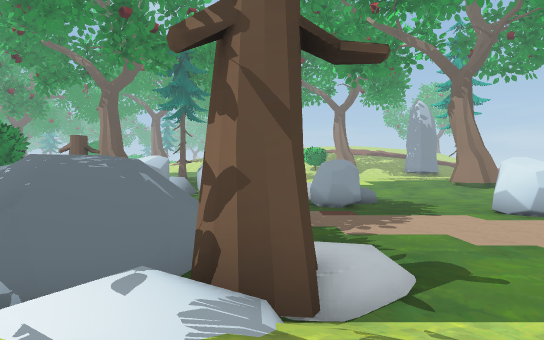
View 1 (above)

24 first-person views from a walk through a scene from a Unity 3-D project. The camera is 1.3 m above the floor, looks level and sees 75° across. The floor is counted in squares, 2 m on a side. Each view is taken from the middle of a square. On the plan, view 1 faces up. The plan holds only what a view shows up to about 10 squares ahead; the rest is blank. The place goes on beyond the plan. The player character is not drawn. Some surface patterns are stand-ins.

View 2
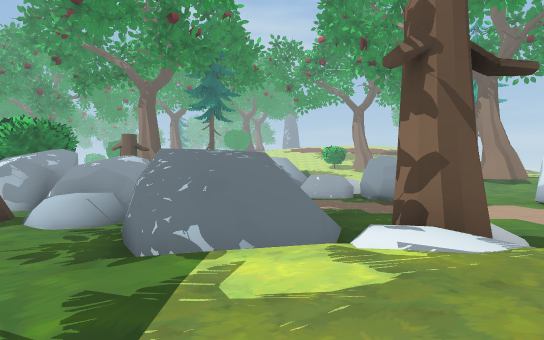

View 3
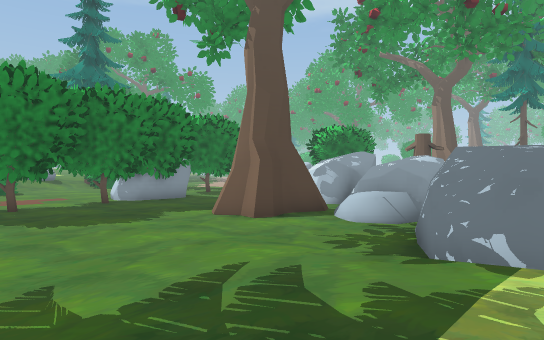

View 4
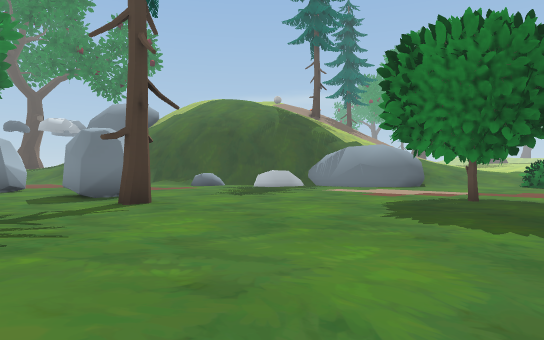

View 5
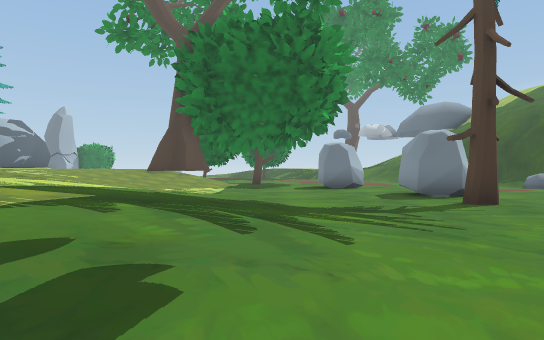

View 6
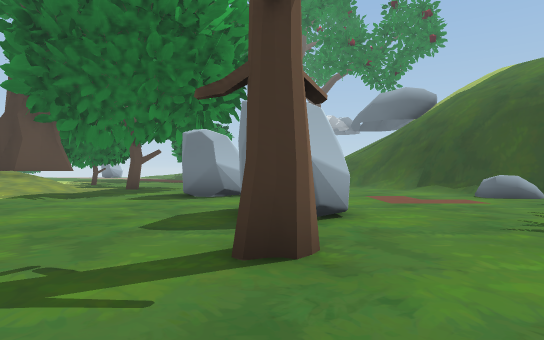

View 7
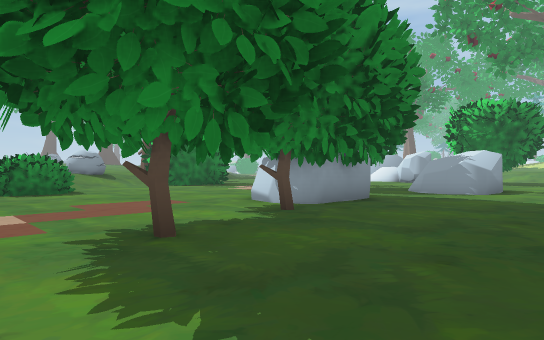

View 8
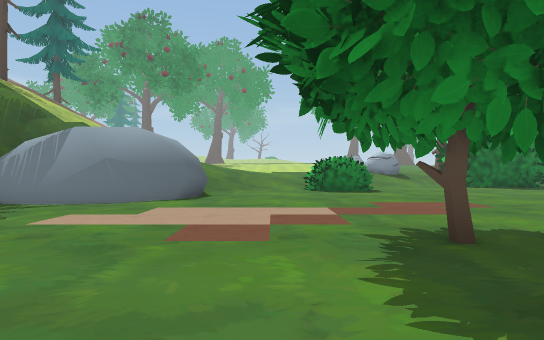

View 9
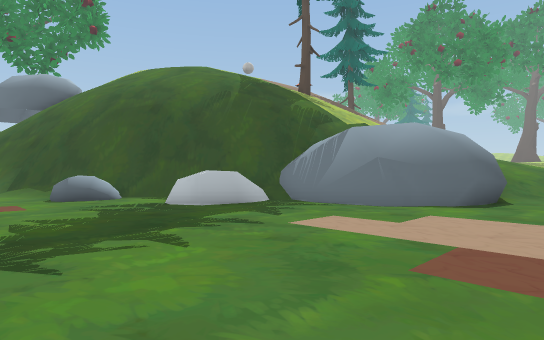

View 10
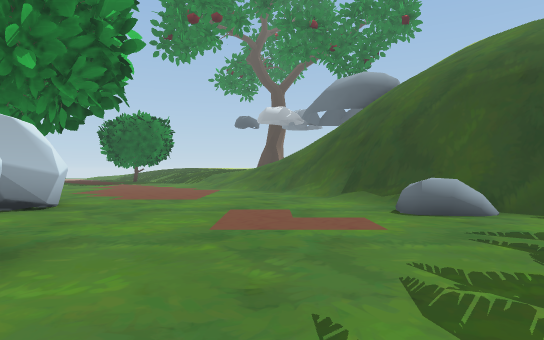

View 11
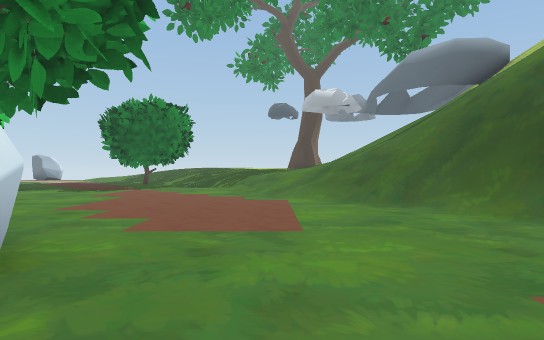

View 12
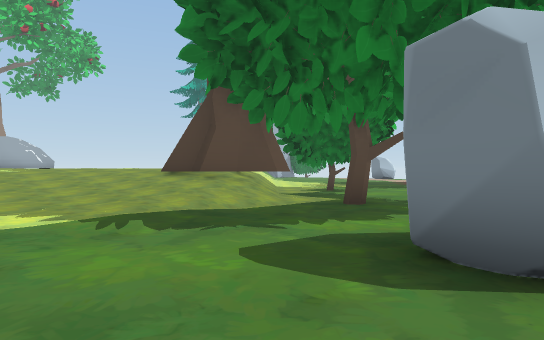

View 13
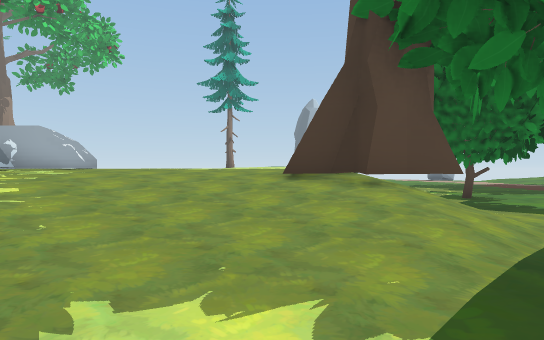

View 14
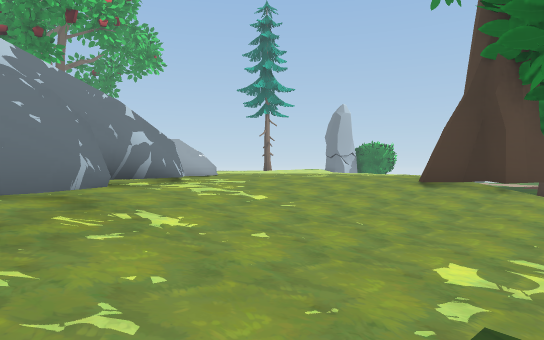

View 15
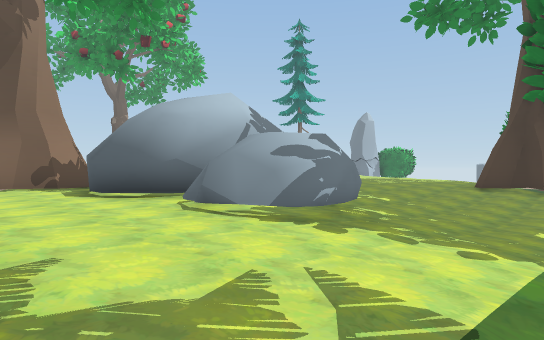

View 16
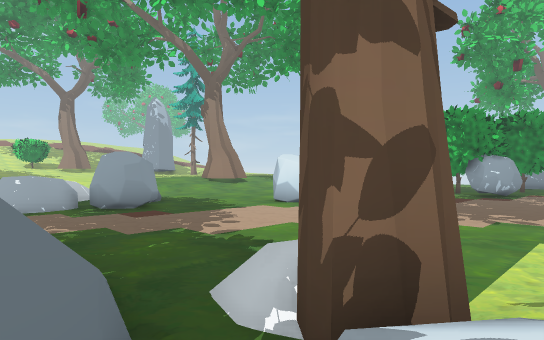

View 17
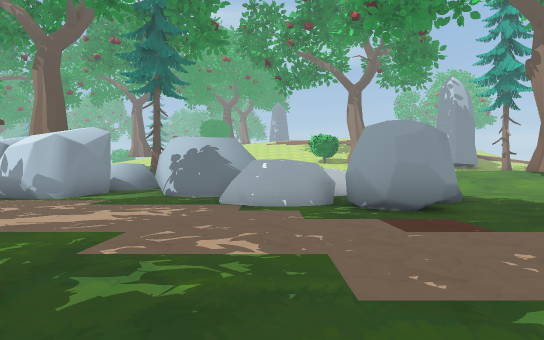

View 18
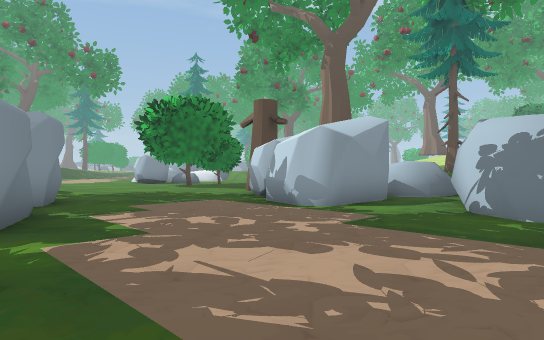

View 19
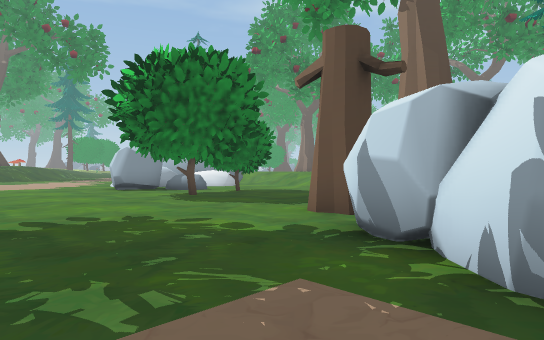

View 20
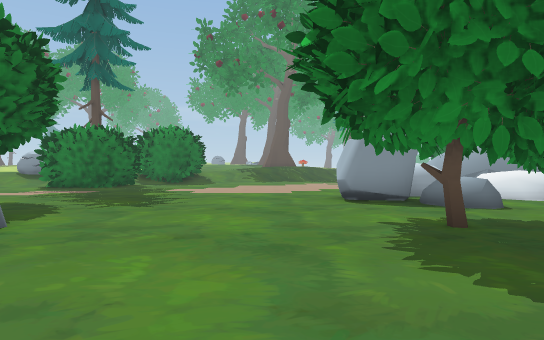

View 21
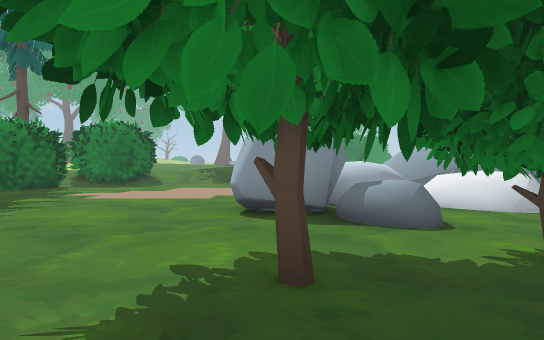

View 22
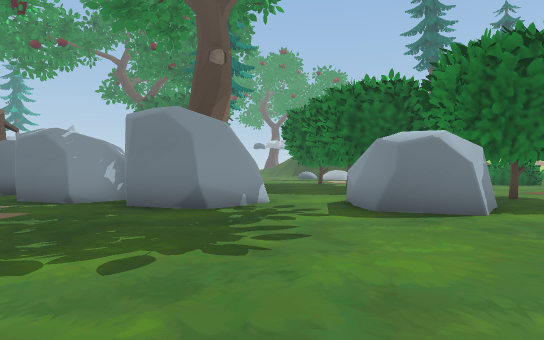

View 23
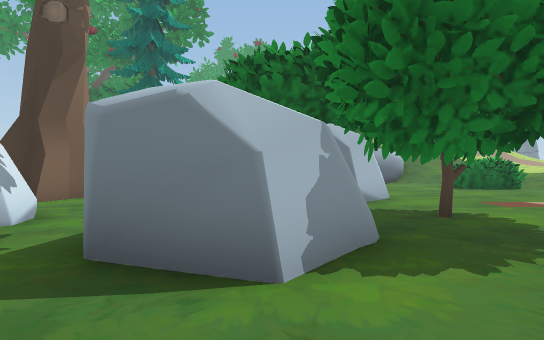

View 24
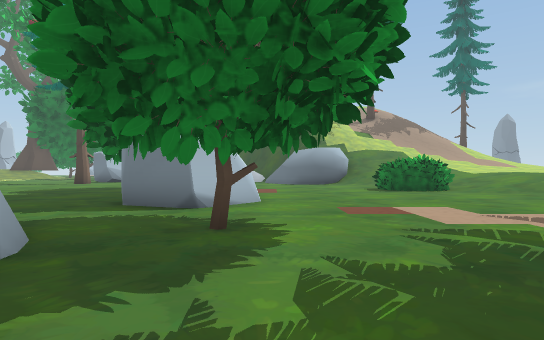

### Floor plan
Key: @ floor where view 1 was taken; # wall or solid block; x gap in a wall; . main floor; : floor 0.5 m higher than the main floor; + floor 1.25 m higher than the main floor; * floor 2.75 m higher than the main floor; / step, stairs or slope; = window, fence, low wall or low ledge; ^ raised ledge; v drop or lower ground; R rock; S stump; T tree; O other object.
Columns run from 22 left of view 1 to 6 right of it. Each row starts with its distance up from view 1.
 20 ##^^^..OO
 19   == ^xOO..
 18    RR#.===..     =##
 17   ..RR.===..SS   ..#
 16 .......==.....RRRR.##   ^
 15 ..............RRRR..## ^x  ..
 14 ................RR...##    ..
 13 .....................#^#R ..
 12 ........RR..............RR..
 11 .......RRR..RR.............
 10 .....==RRR.RRRRRR...........R
  9   ..===.R...RR#RR............
  8  ....==......R RR.##=........
  7  .....RR.....##^R^ *==.......
  6 ......R R....##x^x *==......
  5 ......R===...##...#*==.....
  4 .......===........####==.....
  3 .......===.........=##S/.....
  2  O......=.......////////
  1 OO......===.....////+++
  0  O......==......:////+@++
 -1   ...............////++++++++
 -2 //...............:////+++++++
 -3 //###.............:////##+###
 -4   //==........T....////####
 -5    //^.............:///##+#
 -6      ^.......RR.....:////+#
 -7   //=#^^......R.....:////+##
 -8   //v##^............::////+##
 -9      v##x=.....R....:////+++#
-10       ##^......RR.../////+++=
-11      /v##......R ...////++++
-12      //v##..........=/##+++
-13     ////v#/........#.## ++
-14     ////v#/...........#
-15        //#=/...........
-16        //////........===
-17        ///////.......===
-18          /////.........

Where each view was taken, in squares from view 1:
view 1: 0 up, 0 right, facing up
view 2: 1 down, 2 left, facing up
view 3: 1 down, 2 left, facing up-left
view 4: 3 up, 5 left, facing down-left
view 5: 3 up, 4 left, facing down
view 6: 1 down, 8 left, facing down
view 7: 1 down, 10 left, facing up-left
view 8: 1 down, 10 left, facing left
view 9: 1 down, 11 left, facing down-left
view 10: 4 down, 11 left, facing down
view 11: 8 down, 9 left, facing down
view 12: 7 down, 7 left, facing down-right
view 13: 7 down, 3 left, facing down-right
view 14: 4 down, 2 left, facing down-right
view 15: 0 up, 2 left, facing down-right
view 16: 2 up, 2 left, facing up-right
view 17: 6 up, 0 right, facing up
view 18: 9 up, 1 left, facing up-left
view 19: 12 up, 6 left, facing up-left
view 20: 15 up, 10 left, facing left
view 21: 17 up, 12 left, facing left
view 22: 17 up, 11 left, facing down
view 23: 14 up, 14 left, facing down
view 24: 13 up, 17 left, facing down
